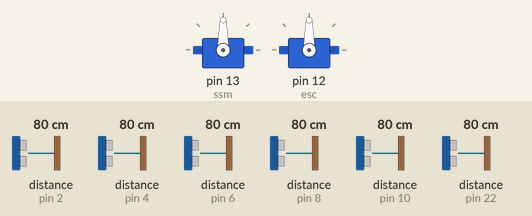
This sketch was run on a simulated Arduino Mega 2560, built with avr-gcc and run on an emulated ATmega2560. Shown: 2 × servo. Wiring (inferred from the names in the program): 6 × ultrasonic range finder: trigger pin 3, echo pin 2 / trigger pin 5, echo pin 4 / trigger pin 7, echo pin 6 / trigger pin 9, echo pin 8 / trigger pin 11, echo pin 10 / trigger pin 23, echo pin 22. The inputs (shaded band) are chosen by the test bench; at power-on: distance to the obstacle (sensors on pin 2, pin 4, pin 6, pin 8, pin 10, pin 22) 80 cm. The echo pulse lasts 58.3 µs per cm.

Above: at 0.1 s.
At 1.1 s:
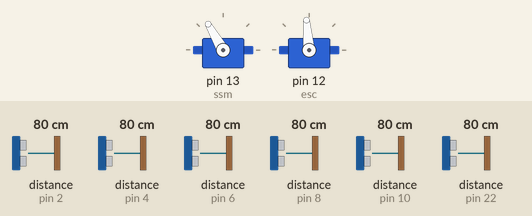
Timing chart, 0 to 2.6 s (numbered marks = the images above):
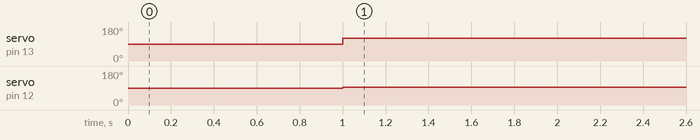

Measured:
- by itself, servo on pin 13 (ssm): 90° → 120° at 1.0 s
- by itself, servo on pin 12 (esc): 90° → 95° at 1.0 s

The sketch:

Code_Template_10292021.ino
```cpp
#include <Servo.h> //define the servo library
#include <math.h>

Servo ssm; //define that ssm (steering servo motor) is a servo
Servo esc; //define that esc is (similar to) a servo

#define trigPin1 11  // Trig for sensor 1
#define echoPin1 10  // Echo for sensor 1
#define trigPin2 9  // Trig for sensor 2
#define echoPin2 8  // Echo for sensor 2
#define trigPin3 7  // Trig for sensor 3
#define echoPin3 6  // Echo for sensor 3
#define trigPin4 5  // Trig for sensor 4
#define echoPin4 4  // Echo for sensor 4
#define trigPin5 3  // Trig for sensor 5
#define echoPin5 2  // Echo for sensor 5
#define trigPin6 23  // Trig for sensor 6
#define echoPin6 22  // Echo for sensor 6

#define PI 3.1415926535897932384626433832795

float duration, distance;
float distance1, distance2, distance3, distance4, distance5, distance6;

float max_distance;
float min_distance;
float sum_distance;

float front_distance;
float left_distance;
float right_distance;
float front_angle = 0.0;

int steering=90,velocity=100; //defining values that we'll use later
int driving_trig = 1;

int i = 1;
int j = 1;

void setup()
{
  pinMode(trigPin1, OUTPUT);  //Set the trigPin1 as output
  pinMode(echoPin1, INPUT);   //Set the echoPin1 as input
  pinMode(trigPin2, OUTPUT);  //Set the trigPin2 as output
  pinMode(echoPin2, INPUT);   //Set the echoPin2 as input
  pinMode(trigPin3, OUTPUT);  //Set the trigPin3 as output
  pinMode(echoPin3, INPUT);   //Set the echoPin3 as input
  pinMode(trigPin4, OUTPUT);  //Set the trigPin4 as output
  pinMode(echoPin4, INPUT);   //Set the echoPin4 as input
  pinMode(trigPin5, OUTPUT);  //Set the trigPin5 as output
  pinMode(echoPin5, INPUT);   //Set the echoPin5 as input
  pinMode(trigPin6, OUTPUT);  //Set the trigPin6 as output
  pinMode(echoPin6, INPUT);   //Set the echoPin6 as input

  ssm.attach(13); //define that ssm is connected at pin 12, steering
  esc.attach(12); //define that esc is connected at pin 13, driving
  driving_trig = 1;

  //****************** Vehicle Initialization ********************//
  //***************** Do not change below part *****************//
  esc.write(90);
  delay(1000);
  //***************** Do not change above part *****************//
  Serial.begin(9600); // Starts the serial communication, Serial communications at 57600 bps
}


void loop()
{
//***************** Do not change below part *****************//
  if (driving_trig == 1)
  {
    setVehicle(120,95);
    delay(1000);
    driving_trig = 10;
    }
//***************** Do not change above part *****************//
//*******************************************************************************************
//******!!!!!!!!!Please don't change any code above!!!!!!!***********************************
//******!!!!!!!!!Please don't change any code above!!!!!!!***********************************
//*******************************************************************************************
//*******************************************************************************************
//*******************************************************************************************
//******Please input the code of your approaches/algorithms in the below area*****************//

  FindRange(trigPin1, echoPin1);
  distance1 = distance;
  FindRange(trigPin2, echoPin2);
  distance2 = distance;
  FindRange(trigPin3, echoPin3);
  distance3 = distance;
  FindRange(trigPin4, echoPin4);
  distance4 = distance;
  FindRange(trigPin5, echoPin5);
  distance5 = distance;
  FindRange(trigPin6, echoPin6);
  distance6 = distance;


}

//******Please input the code of your approaches/algorithms in the above area*****************************
//*******************************************************************************************
//*******************************************************************************************
//*******************************************************************************************

//******!!!!!!!!!Please don't change any code below!!!!!!!***********************************
//******!!!!!!!!!Please don't change any code below!!!!!!!***********************************
//*******************************************************************************************
//***************** Do not change below part *****************//
void setVehicle(int s, int v)
{
  //********************** Vehicle Control **********************//
  if ((s>=0 && s<=180) && (v>=0&&v<=180))
  {
    ssm.write(s); //write steering value to steering servo
    esc.write(v); //write velocity value to the ESC unit
  }
  else {}
}

void FindRange(int trigPin, int echoPin)
{
  //Trigger the sensor by sending a HIGH pulse of 10 microseconds. But, before that, give a short LOW pulse to ensure you’ll get a clean HIGH pulse
  digitalWrite(trigPin, LOW); // Send out a Low trigger
  delayMicroseconds(2); // Wait 2 ms
  digitalWrite(trigPin, HIGH); // Send out a High trigger
  delayMicroseconds(10); // Wait 10 ms
  digitalWrite(trigPin, LOW);  //Send out a Low trigger.
  duration = pulseIn(echoPin, HIGH); //Read the HIGH pulse whose duration is the time (in microseconds) from the sending of the ping to the reception of its echo off of an object.
  distance = (duration / 2) * 0.03435; //Sound speed = 0.03435cm/ct
}
//***************** Do not change above part *****************//
```
